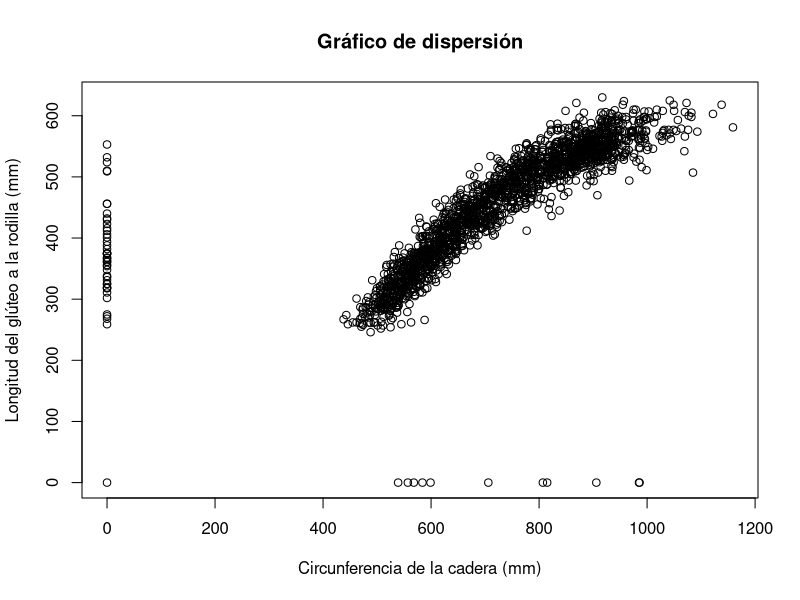
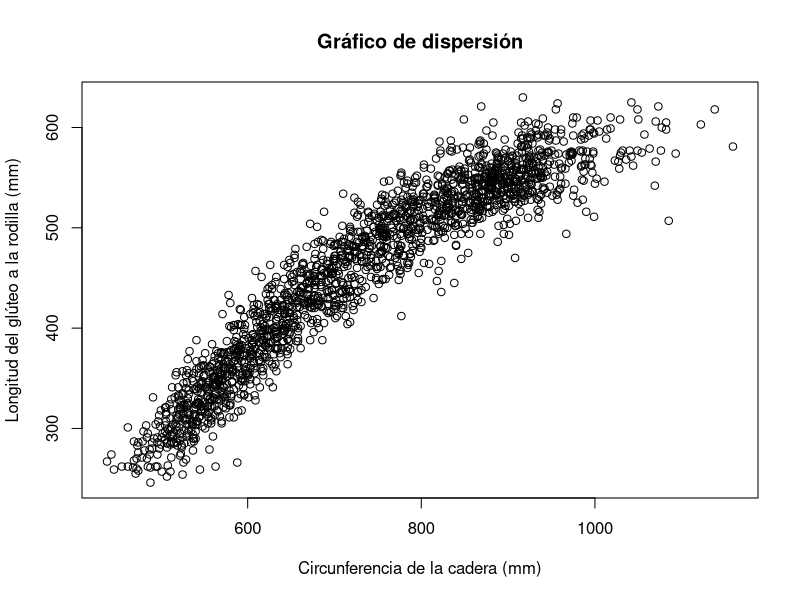
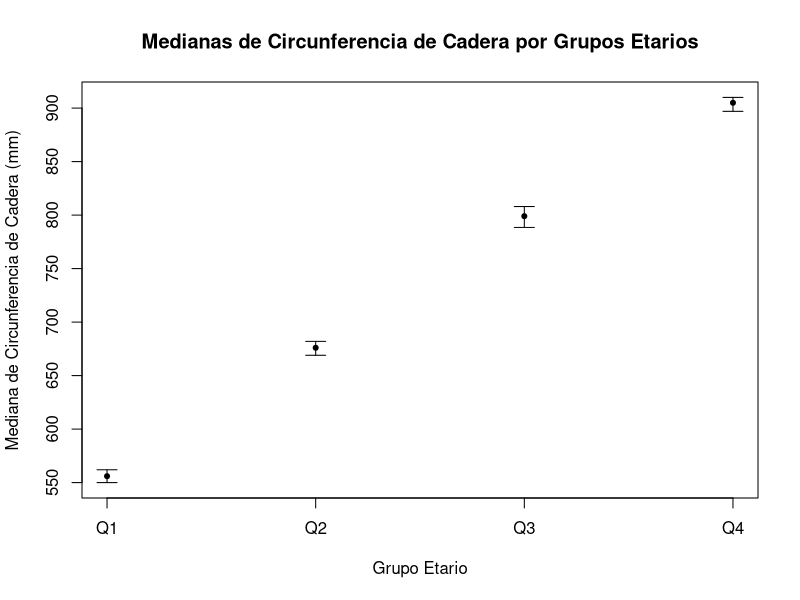
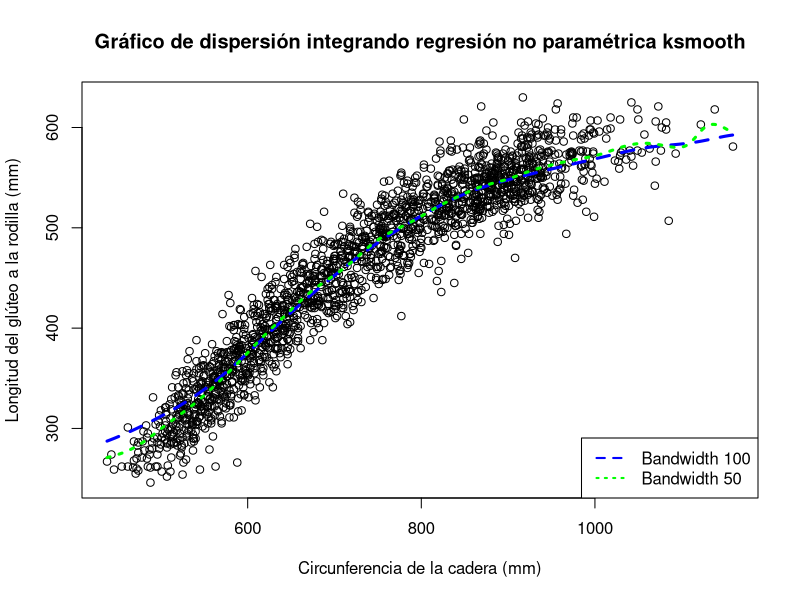
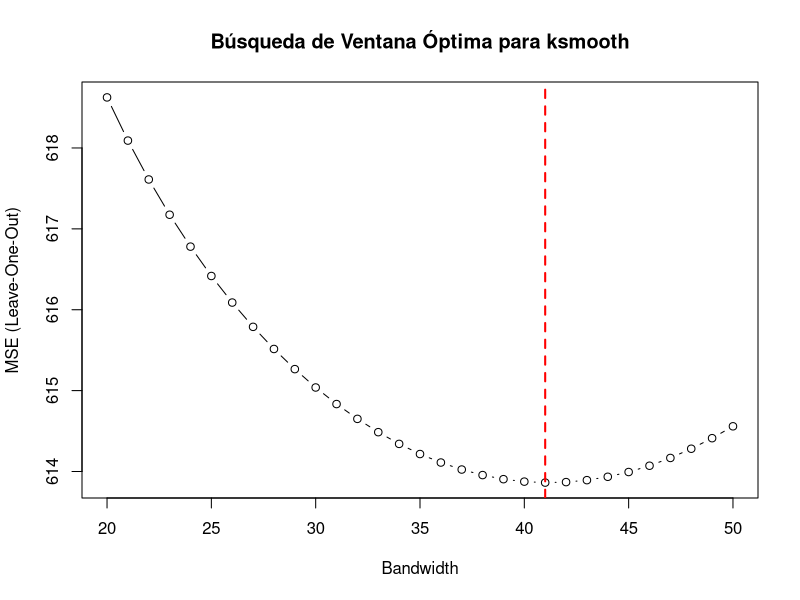
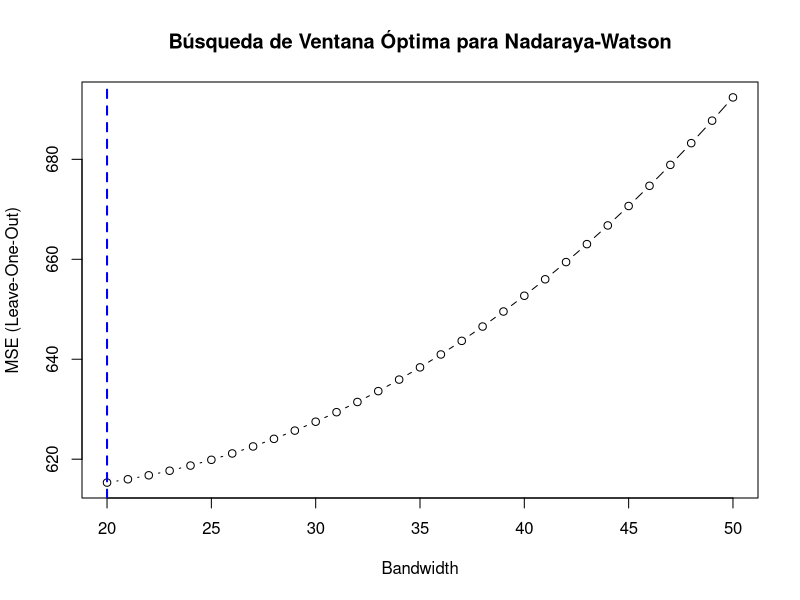
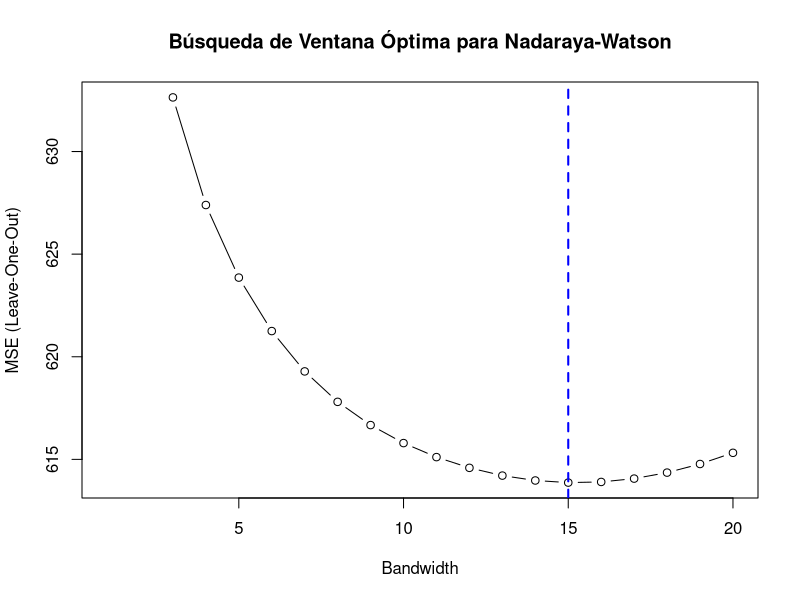
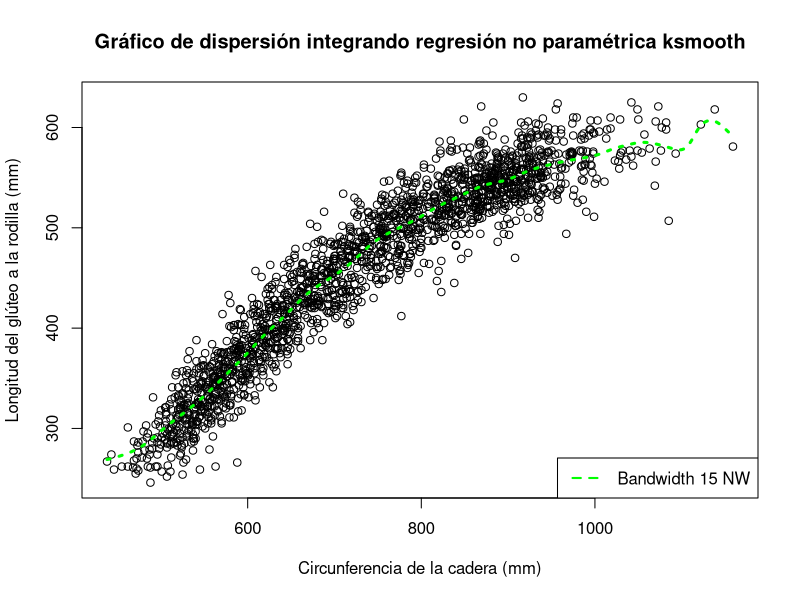

Write the R code that produced these figures, in order.
## ---- chunk 1
knitr::opts_chunk$set(echo = TRUE)
rm(list=ls())
## ---- chunk 2
datos <- read.csv("individuals.csv", sep=";")
poblacion_femenina <- datos[datos$SEX == 2,]
attach(poblacion_femenina)
## ---- chunk 3
plot(
  HIP.CIRCUMFERENCE, BUTTOCK.KNEE.LENGTH,
  main = "Gráfico de dispersión",
  xlab = "Circunferencia de la cadera (mm)", 
  ylab = "Longitud del glúteo a la rodilla (mm)"
)
## ---- chunk 4
plot(HIP.CIRCUMFERENCE[HIP.CIRCUMFERENCE != 0 & BUTTOCK.KNEE.LENGTH != 0],
     BUTTOCK.KNEE.LENGTH[HIP.CIRCUMFERENCE != 0 & BUTTOCK.KNEE.LENGTH != 0],
     main = "Gráfico de dispersión",
     xlab = "Circunferencia de la cadera (mm)",
     ylab = "Longitud del glúteo a la rodilla (mm)"
)
## ---- chunk 5
poblacion_femenina <- poblacion_femenina[
  HIP.CIRCUMFERENCE != 0 & BUTTOCK.KNEE.LENGTH != 0,
]
attach(poblacion_femenina)
## ---- chunk 6
quartiles <- quantile(poblacion_femenina$AGE.IN.MONTHS, probs = c(0.25, 0.5, 0.75))
poblacion_femenina$group <- cut(
  AGE.IN.MONTHS, 
  breaks = c(-Inf, quartiles, Inf), 
  labels = c("Q1", "Q2", "Q3", "Q4")
)

ic_bootstrap <- function(data, n_bootstrap = 1000, conf_level = 0.95) {
  medians <- c()
  
  for (i in 1:n_bootstrap){
    medians <- c(medians, median(sample(data, replace = TRUE)))
  }

  lower_bound <- quantile(medians, (1 - conf_level) / 2)
  upper_bound <- quantile(medians, 1 - (1 - conf_level) / 2)
  list(median = median(data), lower = lower_bound, upper = upper_bound)
}

results <- lapply(
  split(HIP.CIRCUMFERENCE, poblacion_femenina$group), ic_bootstrap
)

for (i in 1:4) {
  cat("Grupo", names(results)[i], "\n")
  cat("Mediana:", results[[i]]$median, "\n")
  cat("Intervalo de confianza:", results[[i]]$lower, "-", results[[i]]$upper, "\n\n")
}

## ---- chunk 7
groups <- names(results)

medians <- sapply(results, function(x) x$median)
lower_bounds <- sapply(results, function(x) x$lower)
upper_bounds <- sapply(results, function(x) x$upper)

plot(1:4, results$medians, ylim = range(c(lower_bounds, upper_bounds)), xaxt = "n",
     xlab = "Grupo Etario", ylab = "Mediana de Circunferencia de Cadera (mm)",
     main = "Medianas de Circunferencia de Cadera por Grupos Etarios")
axis(1, at = 1:4, labels = groups)
arrows(1:4, lower_bounds, 1:4, upper_bounds, angle = 90, code = 3, length = 0.1)
points(1:4, medians, pch=20)
## ---- chunk 8
X <- HIP.CIRCUMFERENCE
Y <- BUTTOCK.KNEE.LENGTH

plot(X, Y,
     main = "Gráfico de dispersión integrando regresión no paramétrica ksmooth",
     xlab = "Circunferencia de la cadera (mm)",
     ylab = "Longitud del glúteo a la rodilla (mm)"
)
smooth_100 <- ksmooth(X, Y, kernel = "normal", bandwidth = 100)
smooth_50 <- ksmooth(X, Y, kernel = "normal", bandwidth = 50)

lines(smooth_100, col = "blue", lwd = 3, lty = 2)
lines(smooth_50, col = "green", lwd = 3, lty = 3)
legend("bottomright", legend = c("Bandwidth 100", "Bandwidth 50"), 
       col = c("blue", "green"), lty = c(2, 3), lwd = 2)
## ---- chunk 9
loo_mse <- function(bandwidth) {
  n <- length(X)
  mse <- 0
  
  for (i in 1:n) {
    X_train <- X[-i]
    Y_train <- Y[-i]
    smooth <- ksmooth(X_train, Y_train, kernel = "normal", bandwidth = bandwidth, x.points = X[i])
    mse <- mse + (Y[i] - smooth$y)^2
  }
  
  return(mse / n)
}

# Búsqueda de la ventana óptima en la grilla de 20 a 50 con paso 1
bandwidths <- 20:50
mse_values <- sapply(bandwidths, loo_mse)

optimal_bandwidth <- bandwidths[which.min(mse_values)]
plot(bandwidths, mse_values, type = "b", main = "Búsqueda de Ventana Óptima para ksmooth",
     xlab = "Bandwidth", ylab = "MSE (Leave-One-Out)")
abline(v = optimal_bandwidth, col = "red", lwd = 2, lty = 2)
## ---- chunk 10
cat("La ventana óptima obtenida es", optimal_bandwidth)
## ---- chunk 11
# Función para el estimador de Nadaraya-Watson
nwsmooth <- function(x, X, Y, h) {
  K <- function(u) dnorm(u)
  n <- length(X)
  m <- numeric(length(x))
  
  # Si x == X, weights_matrix corresponde a la matriz asociada con 
  # la transformación lineal de Nadaraya-Watson
  weights_matrix <- matrix(nrow = length(x), ncol = n)
  
  for (i in 1:length(x)) {
    weights_matrix[i, ] <- K((X - x[i]) / h)
    weights_matrix[i, ] <- weights_matrix[i, ] / sum(weights_matrix[i, ])
    m[i] <- sum(weights_matrix[i, ] * Y)
  }
  
  return(list(m = m, weights = weights_matrix))
}
## ---- chunk 12

loo_mse_nw <- function(bandwidth) {
  n <- length(X)
  nw_response <- nwsmooth(X, X, Y, bandwidth)
  Y_hat <- nw_response$m
  weights <- nw_response$weights
  mse <- 0
  
  for (i in 1:n){
    mse <- mse + (Y[i]-Y_hat[i])^2 / (1 - weights[i, i])^2
  }
  
  mse <- mse / n
  
  return(mse)
}

mse_values_nw <- sapply(bandwidths, loo_mse_nw)

optimal_bandwidth_nw <- bandwidths[which.min(mse_values_nw)]
plot(bandwidths, mse_values_nw, type = "b", main = "Búsqueda de Ventana Óptima para Nadaraya-Watson",
     xlab = "Bandwidth", ylab = "MSE (Leave-One-Out)")
abline(v = optimal_bandwidth_nw, col = "blue", lwd = 2, lty = 2)

## ---- chunk 13
bandwidths_nw <- 1:20
mse_values_nw <- sapply(bandwidths_nw, loo_mse_nw)

optimal_bandwidth_nw <- bandwidths_nw[which.min(mse_values_nw)]
plot(bandwidths_nw, mse_values_nw, type = "b", main = "Búsqueda de Ventana Óptima para Nadaraya-Watson",
     xlab = "Bandwidth", ylab = "MSE (Leave-One-Out)")
abline(v = optimal_bandwidth_nw, col = "blue", lwd = 2, lty = 2)
## ---- chunk 14
cat("La ventana óptima obtenida es", optimal_bandwidth_nw)
## ---- chunk 15
plot(X, Y,
     main = "Gráfico de dispersión integrando regresión no paramétrica ksmooth",
     xlab = "Circunferencia de la cadera (mm)",
     ylab = "Longitud del glúteo a la rodilla (mm)"
)

x <- seq(min(X), max(X), length.out = 2*length(X))
smooth_nw_opt <- nwsmooth(x, X, Y, optimal_bandwidth_nw)
lines(x, smooth_nw_opt$m, col = "green", lwd = 3, lty = 3)
legend("bottomright", legend = sprintf("Bandwidth %s NW", optimal_bandwidth_nw), 
       col = "green", lty = 2, lwd = 2)
## ---- chunk 16
smooth_opt <- ksmooth(X, Y, kernel = "normal", bandwidth = optimal_bandwidth)

fit_lm <- lm(Y ~ X)

plot(X, Y,
     main = "Gráfico de dispersión integrando regresión no paramétrica nwsmooth",
     xlab = "Circunferencia de la cadera (mm)",
     ylab = "Longitud del glúteo a la rodilla (mm)"
)

lines(smooth_opt, col = "red", lwd = 3, lty = 2)
lines(x, smooth_nw_opt$m, col = "blue", lwd = 3, lty = 3)
abline(fit_lm, col = "green", lwd = 3, lty = 4)
legend("bottomright", legend = c("ksmooth Óptimo", "Nadaraya-Watson Óptimo", "Mínimos Cuadrados"),
       col = c("red", "blue", "green"), lty = c(2, 3, 4), lwd = 2)
## ---- chunk 17
cat("R^2 modelo lineal", summary(fit_lm)$r.squared)

calcular_r2 <- function(Y_real, Y_hat_ksmooth){
  ss_total <- sum((Y_real - mean(Y))^2)
  ss_res_ksmooth <- sum((Y_real - Y_hat_ksmooth)^2)
  rsq <- 1 - (ss_res_ksmooth / ss_total)
  
  return(rsq)
}

## ---- chunk 18
smooth_nw_opt <- nwsmooth(X, X, Y, optimal_bandwidth_nw)
cat("R^2 NW", calcular_r2(Y, smooth_nw_opt$m))
## ---- chunk 19
cat("R^2 ksmooth", calcular_r2(sort(Y), smooth_opt$y))
## ---- chunk 20
linearsmooth <- function(x, X, Y, h) {
  #' x: vector de valores en los que se evaluará el predictor
  #' X: vector de valores de la variable independiente
  #' Y: vector de valores de la variable dependiente
  #' h: ancho de la ventana

  K <- function(u) dnorm(u)
  n <- length(X)
  m <- numeric(length(x))
  
  for (i in 1:length(x)) {
    weights <- K((X - x[i]) / h)
    weights <- weights / sum(weights)  # Normalize weights
    X_design <- cbind(1, X - x[i])
    
    W <- diag(weights)
    XtW <- t(X_design) %*% W
    M1 <- solve(XtW %*% X_design)
    M2 <- XtW %*% Y
    coefs <- M1 %*% M2
    
    m[i] <- coefs[1]
  }
  
  return(m)
}


Y_pred <- linearsmooth(seq(min(X), max(X), length.out=500), X, Y, optimal_bandwidth_nw)
## ---- chunk 21
plot(X, Y,
     main = "Gráfico de dispersión integrando regresión no paramétrica linearsmooth",
     xlab = "Circunferencia de la cadera (mm)",
     ylab = "Longitud del glúteo a la rodilla (mm)"
)

lines(seq(min(X), max(X), length.out=500), Y_pred, col = "blue", lwd = 3, lty = 2)
## ---- chunk 22
h <- 40
Y_pred40 <- linearsmooth(seq(min(X), max(X), length.out=500), X, Y, h)
plot(X, Y,
     main = "Gráfico de dispersión linearsmooth, h = 40",
     xlab = "Circunferencia de la cadera (mm)",
     ylab = "Longitud del glúteo a la rodilla (mm)"
)

lines(seq(min(X), max(X), length.out=500), Y_pred40, col = "red", lwd = 3, lty = 3)

## ---- chunk 23
x <- seq(min(X), max(X), length.out=500)
smooth_nw_opt <- nwsmooth(x, X, Y, optimal_bandwidth_nw)
plot(X, Y,
     main = "Nadaraya-Watson vs linearsmooth con ventanas óptimas",
     xlab = "Circunferencia de la cadera (mm)",
     ylab = "Longitud del glúteo a la rodilla (mm)"
)

lines(x, smooth_nw_opt$m, col = "green", lwd = 3, lty = 3)
lines(seq(min(X), max(X), length.out=500), Y_pred40, col = "red", lwd = 3, lty = 3)
legend("bottomright", legend = c("Nadaraya-Watson Óptimo", "Linearsmooth"),
       col = c("green", "red"), lty = c(2, 3), lwd = 3)
